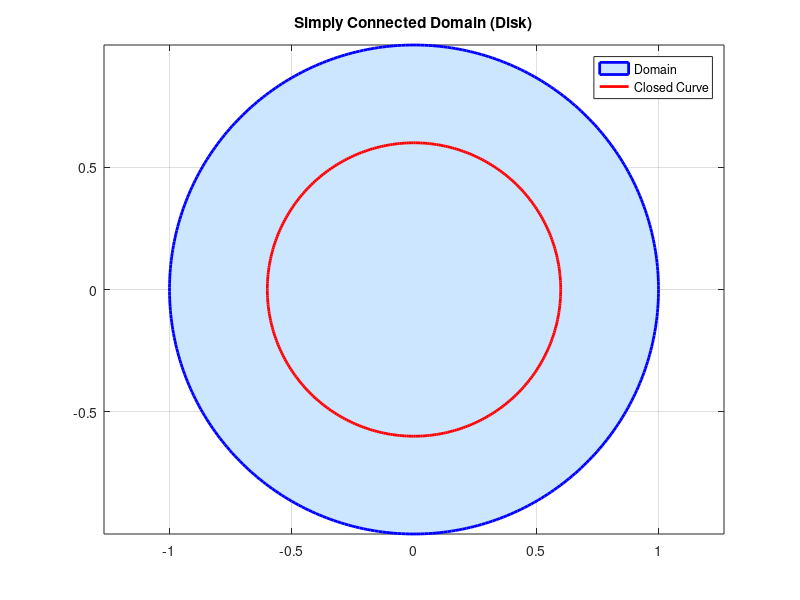
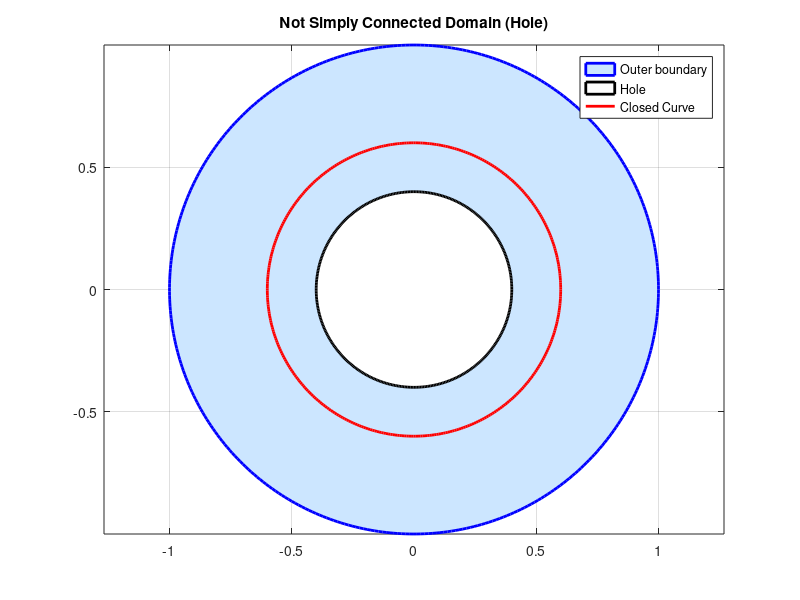
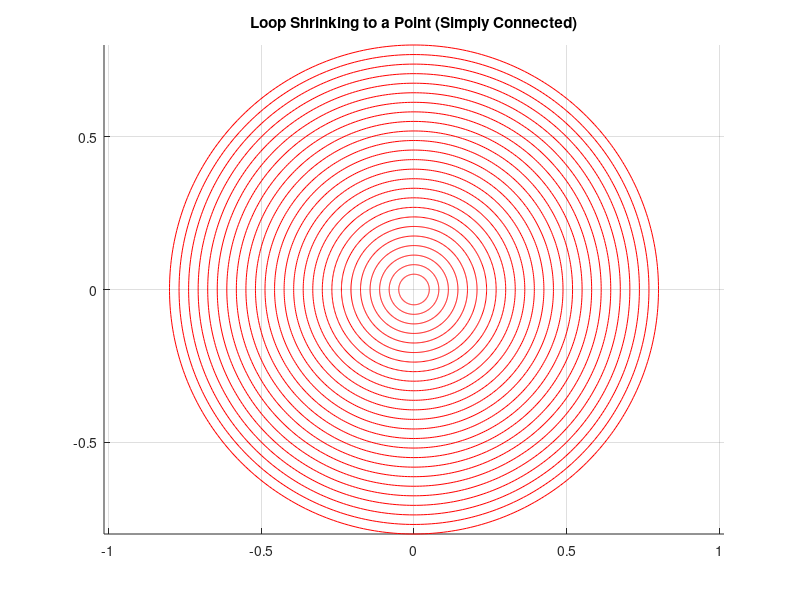
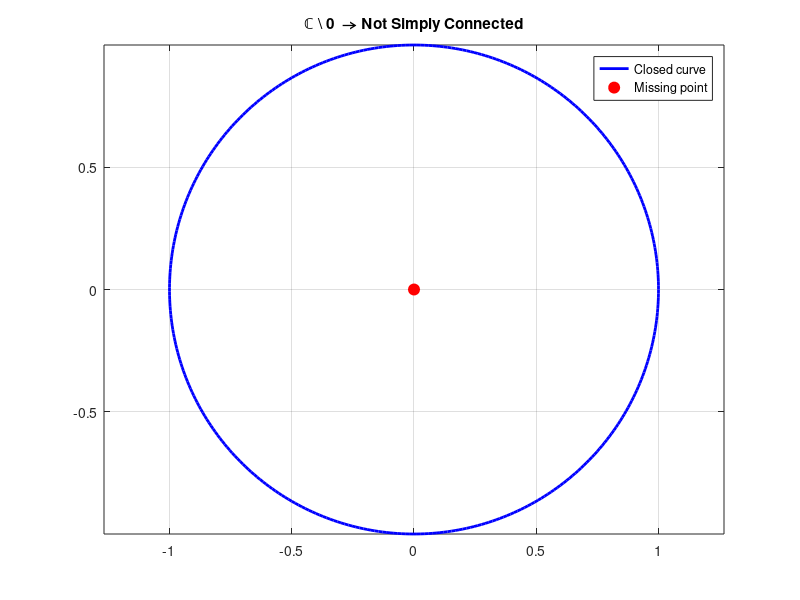

Here is the MATLAB script that generated these plots, in order:


theta = linspace(0, 2*pi, 400);

% Outer disk
r = 1;
x = r*cos(theta);
y = r*sin(theta);

figure;
fill(x, y, [0.8 0.9 1], 'EdgeColor','b','LineWidth',2);
hold on;
axis equal;
grid on;

% Closed curve inside
r2 = 0.6;
plot(r2*cos(theta), r2*sin(theta), 'r', 'LineWidth',2);

title('Simply Connected Domain (Disk)');
legend('Domain','Closed Curve');

%%

theta = linspace(0, 2*pi, 400);

% Outer and inner boundaries
r_outer = 1;
r_inner = 0.4;

x1 = r_outer*cos(theta);
y1 = r_outer*sin(theta);

x2 = r_inner*cos(theta);
y2 = r_inner*sin(theta);

figure(2),clf;
fill(x1, y1, [0.8 0.9 1], 'EdgeColor','b','LineWidth',2);
hold on;
fill(x2, y2, 'w', 'EdgeColor','k','LineWidth',2);

% Closed curve wrapping hole
r_loop = 0.6;
plot(r_loop*cos(theta), r_loop*sin(theta), 'r', 'LineWidth',2);

axis equal;
grid on;
title('Not Simply Connected Domain (Hole)');
legend('Outer boundary','Hole','Closed Curve');

%%

theta = linspace(0,2*pi,400);
figure; axis equal; grid on;
hold on;

for r = linspace(0.8, 0.05, 25)
    plot(r*cos(theta), r*sin(theta), 'r');
    pause(0.05)
end

title('Loop Shrinking to a Point (Simply Connected)');

%%

theta = linspace(0,2*pi,400);

figure(5);
plot(cos(theta), sin(theta),'b','LineWidth',2); % closed curve
hold on;
plot(0,0,'ro','MarkerSize',8,'MarkerFaceColor','r'); % missing point

axis equal;
grid on;
title('ℂ \ {0}  → Not Simply Connected');
legend('Closed curve','Missing point');
